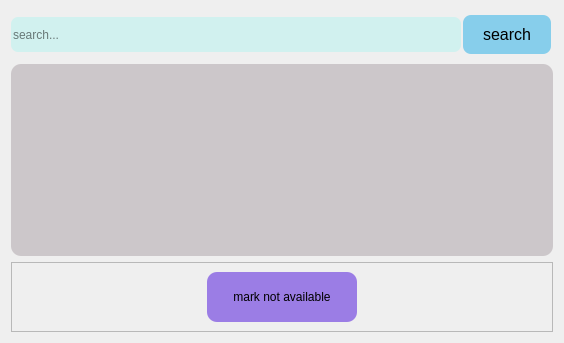
             <widget class="QWidget" name="tab_4">
              <attribute name="title">
               <string>Available</string>
              </attribute>
              <layout class="QVBoxLayout" name="verticalLayout_7">
               <item>
                <layout class="QHBoxLayout" name="binsearchholder">
                 <property name="spacing">
                  <number>0</number>
                 </property>
                 <item>
                  <widget class="QLineEdit" name="doctorsavailablity_tabavailable_searchentry">
                   <property name="minimumSize">
                    <size>
                     <width>450</width>
                     <height>35</height>
                    </size>
                   </property>
                   <property name="styleSheet">
                    <string notr="true">background-color: rgb(209, 241, 239);
border-radius: 7px</string>
                   </property>
                   <property name="text">
                    <string/>
                   </property>
                   <property name="placeholderText">
                    <string>search...</string>
                   </property>
                   <property name="clearButtonEnabled">
                    <bool>true</bool>
                   </property>
                  </widget>
                 </item>
                 <item>
                  <widget class="QPushButton" name="doctorsavailablity_tabavailable_searchbutton">
                   <property name="cursor">
                    <cursorShape>PointingHandCursor</cursorShape>
                   </property>
                   <property name="styleSheet">
                    <string notr="true">QPushButton {
    background-color: skyblue; /* light blue background */
    color: black; /* black text */
    border: none;
    padding: 10px 20px; /* Padding for the button */
    font-size: 16px; /* Font size */
    margin: 4px 2px;
    border-radius: 8px; /* Rounded corners */
}

/* Optional: Change the button appearance on hover */
QPushButton:hover {
    background-color: rgb(93, 168, 229); /* Darker light blue on hover */
}

QPushButton:clicked {
	background-color: rgb(186, 235, 207):
}</string>
                   </property>
                   <property name="text">
                    <string>search</string>
                   </property>
                   <property name="checkable">
                    <bool>true</bool>
                   </property>
                   <property name="checked">
                    <bool>false</bool>
                   </property>
                   <property name="autoExclusive">
                    <bool>true</bool>
                   </property>
                  </widget>
                 </item>
                </layout>
               </item>
               <item>
                <widget class="QTableWidget" name="doctorsavailablity_tabavailable_view">
                 <property name="styleSheet">
                  <string notr="true">background-color: rgb(204, 199, 202);
border-radius: 10px;gg</string>
                 </property>
                </widget>
               </item>
               <item>
                <widget class="QFrame" name="frame_2">
                 <property name="frameShape">
                  <enum>QFrame::StyledPanel</enum>
                 </property>
                 <property name="frameShadow">
                  <enum>QFrame::Raised</enum>
                 </property>
                 <layout class="QHBoxLayout" name="horizontalLayout_4">
                  <item>
                   <spacer name="horizontalSpacer_10">
                    <property name="orientation">
                     <enum>Qt::Horizontal</enum>
                    </property>
                    <property name="sizeHint" stdset="0">
                     <size>
                      <width>143</width>
                      <height>20</height>
                     </size>
                    </property>
                   </spacer>
                  </item>
                  <item>
                   <widget class="QPushButton" name="doctorsavailablity_tabavailable_marknotavailablebutton">
                    <property name="minimumSize">
                     <size>
                      <width>150</width>
                      <height>50</height>
                     </size>
                    </property>
                    <property name="styleSheet">
                     <string notr="true">QPushButton {
	background-color: rgb(155, 125, 229);
	border:none;
	padding:15px 20px;
	border-radius:10px;
}

QPushButton:hover {
	
	background-color: rgb(100, 54, 227);
	color: white
}
</string>
                    </property>
                    <property name="text">
                     <string>mark not available</string>
                    </property>
                    <property name="checkable">
                     <bool>true</bool>
                    </property>
                    <property name="autoExclusive">
                     <bool>true</bool>
                    </property>
                   </widget>
                  </item>
                  <item>
                   <spacer name="horizontalSpacer_9">
                    <property name="orientation">
                     <enum>Qt::Horizontal</enum>
                    </property>
                    <property name="sizeHint" stdset="0">
                     <size>
                      <width>144</width>
                      <height>20</height>
                     </size>
                    </property>
                   </spacer>
                  </item>
                 </layout>
                </widget>
               </item>
              </layout>
             </widget>
